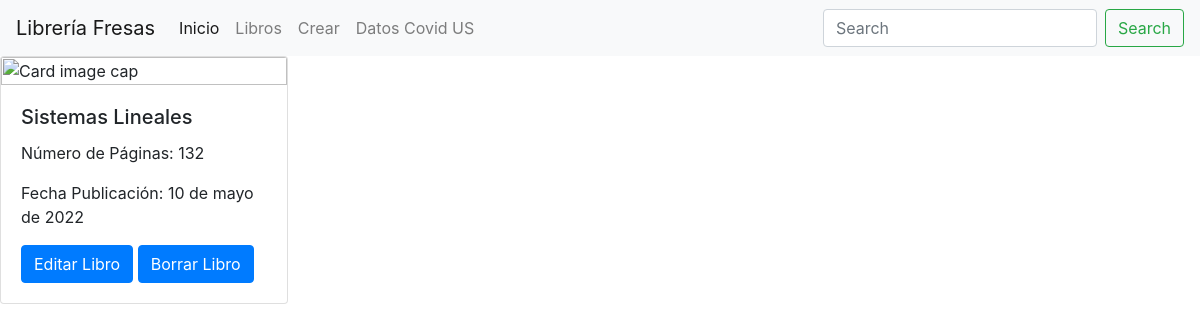
Page /libreria/libros/11 on the committed database.
### libreria/models.py (models this page shows, shortened)
class Libro(models.Model):
    id = models.IntegerField(primary_key=True)
    nombre= models.TextField(max_length=150)
    num_paginas = models.IntegerField()
    fecha_publicacion = models.DateField()
    editorial = models.ForeignKey(Editorial, on_delete=models.CASCADE, default=None)

### libreria/views.py (the view)
# urls.py: path('libros/<int:id>',detalle_libro, name='detalle_libro'),
def detalle_libro(request, id):
    libro = Libro.objects.get(id=id)
    context = {'libro': libro}
    return render(request, 'libro_detalle.html', context)

### templates/libro_detalle.html
{% include "header.html" %}
{% block content %}
<body>
<div class="mx-auto" style="align-items: center; align-content: center; align-self: center;">
    <div class="card" style="width: 18rem;">
        <img class="card-img-top" src="https://escuelaposgrado.es/wp-content/uploads/2014/10/Ediciones_Albores-img.jpg" alt="Card image cap">
        <div class="card-body">
            <h5 class="card-title">{{ libro.nombre }}</h5>
            <p class="card-text">Número de Páginas: {{ libro.num_paginas }}</p>
            <p class="card-text">Fecha Publicación: {{ libro.fecha_publicacion }}</p>
            <a class="btn btn-primary" href="/libreria/libros/editar/{{ libro.id }}">Editar Libro</a>
            <a class="btn btn-primary" href="/libreria/libros/borrar/{{ libro.id }}">Borrar Libro</a>
        </div>
    </div>
</div>
</body>
{% endblock %}

### rows in the picture
Libro: nombre "Sistemas Lineales", num_paginas "132", fecha_publicacion "10 de mayo de 2022"
